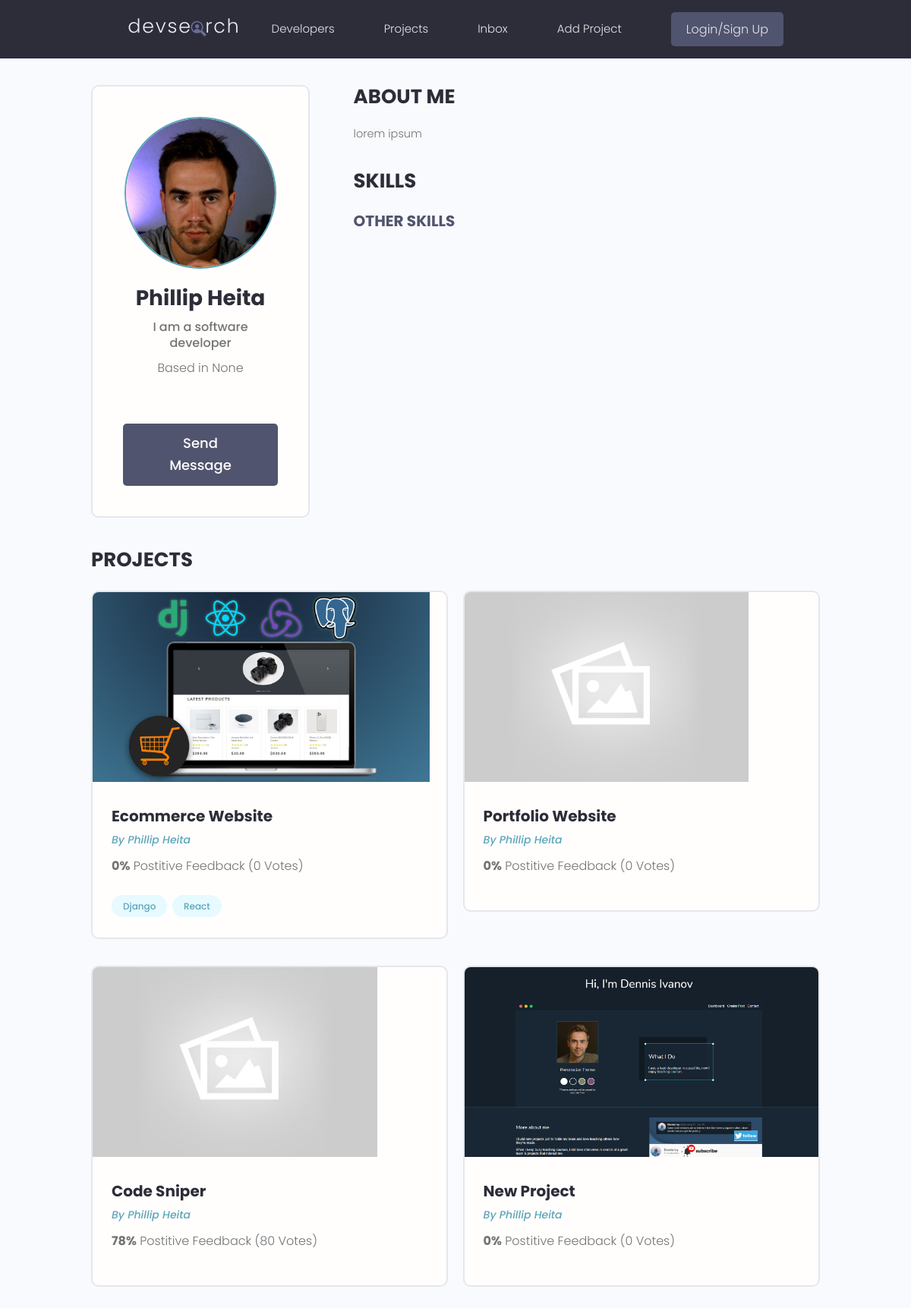
Before: /profile/976fc7e0-4618-470b-b252-f7fc9b55ff00/ with the older database file.
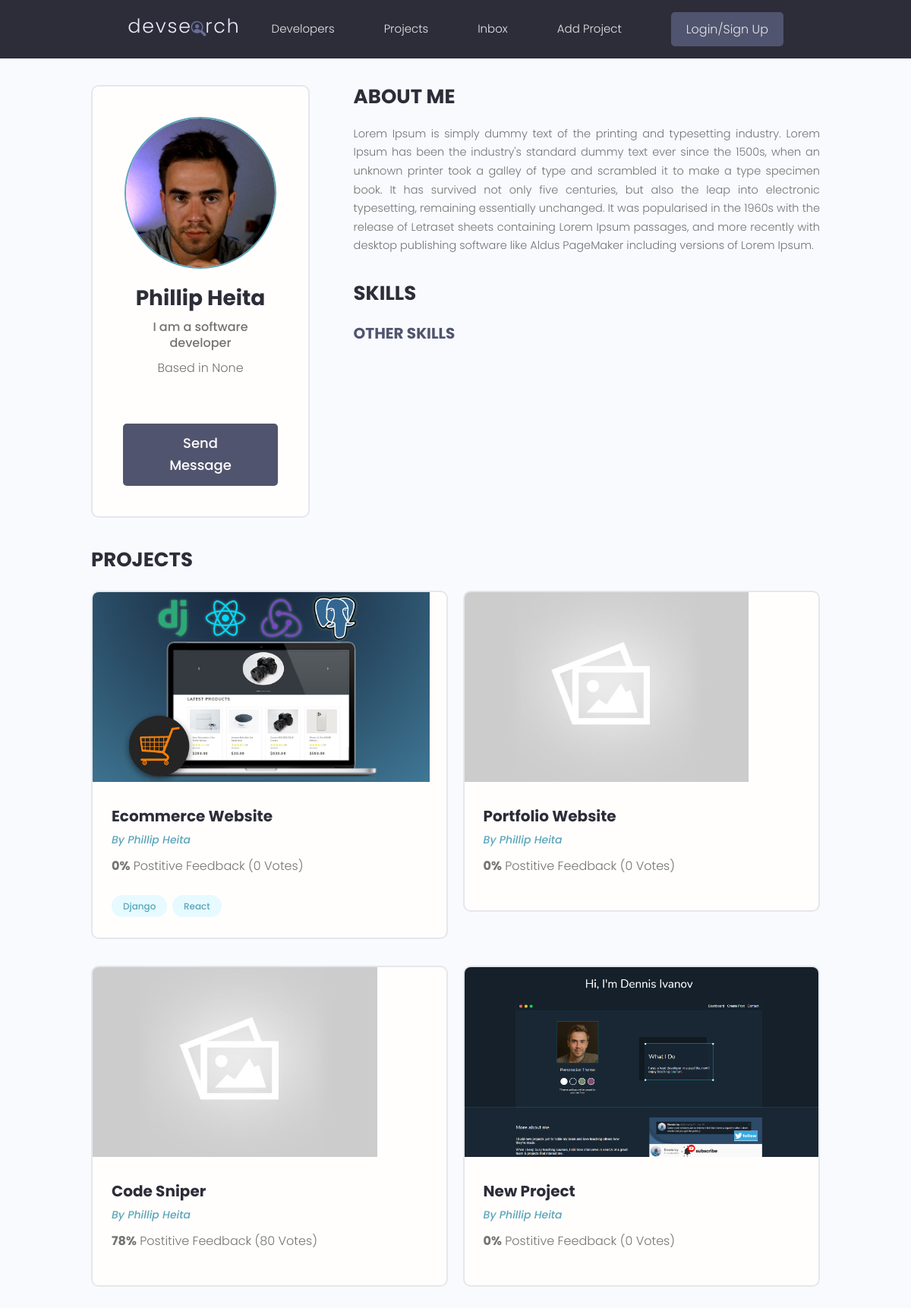
After: the same page with the newer database file.
### users/models.py (models this page shows, shortened)
class Profile(models.Model):
    user = models.OneToOneField(User, on_delete=models.CASCADE, null=True, blank=True)
    name = models.CharField(max_length=200, blank=True, null=True)
    email = models.EmailField(max_length=500, blank=True, null=True)
    username = models.CharField(max_length=200, null=True, blank=True)
    location = models.CharField(max_length=200, null=True, blank=True)
    short_intro = models.CharField(max_length=200, null=True, blank=True)
    bio = models.TextField(blank=True, null=True)
    profile_image = models.ImageField(null=True, blank = True, upload_to ='profiles/', default="profiles/user-default.png")
    social_github = models.CharField(max_length=200, blank=True, null=True)
    social_twitter = models.CharField(max_length=200, blank=True, null=True)
    social_linkedin = models.CharField(max_length=200, blank=True, null=True)
    social_youtube = models.CharField(max_length=200, blank=True, null=True)
    social_website = models.CharField(max_length=200, blank=True, null=True)
    id = models.UUIDField(default=uuid.uuid4, unique=True, primary_key=True, editable=False)

### users/views.py (the view)
# urls.py: path('profile/<str:pk>/', views.userProfile, name="user-profile"),
def userProfile(request, pk):
    profile = Profile.objects.get(id=pk)
    topSkills = profile.skill_set.exclude(description = "")
    otherSkills = profile.skill_set.filter(description = "")
    context = {'profile':profile,'topSkills':topSkills,'otherSkills':otherSkills}
    return render(request, 'users/user-profile.html', context)

### projects/models.py (called while the page is built)
    def __str__(self) -> str:
        return self.name

### users/templates/users/user-profile.html (shortened to what this page needs)
{% extends 'main.html' %}
{% block content %}
<main class="profile my-md">
    <div class="container">
      <div class="layout">
        <div class="column column--1of3">
          <div class="card text-center">
            <div class="card__body dev">
              <img class="avatar avatar--xl" src="{{ profile.profile_image.url }}" />
              <h2 class="dev__name">{{profile.name}}</h2>
              <p class="dev__title">{{profile.short_intro}}</p>
              <p class="dev__location">Based in {{profile.location}}</p>
              <a href="#" class="btn btn--sub btn--lg">Send Message </a>
            </div>
          </div>
        </div>
        <div class="column column--2of3">
          <div class="devInfo">
            <h3 class="devInfo__title">About Me</h3>
            <p class="devInfo__about">{{profile.bio}}</p>
          </div>
          <div class="devInfo">
            <h3 class="devInfo__title">Skills</h3>
              <h3 class="devInfo__subtitle">Other Skills</h3>
            </div>
          </div>
          <div class="devInfo">
            <h3 class="devInfo__title">Projects</h3>
            <div class="grid grid--two">
              {% for project in profile.project_set.all %}
              <div class="column">
                <div class="card project">
                  <a href="{% url 'project' project.id %}" class="project">
                    <img class="project__thumbnail" src="{{project.featured_image.url}}" alt="project thumbnail" />
                    <div class="card__body">
                      <h3 class="project__title">{{project.title}}</h3>
                      <p><a class="project__author" href="{% url 'user-profile' project.owner.id %}">By {{project.owner.name}}</a></p>
                      <p class="project--rating">
                        <span style="font-weight: bold;">{{project.vote_ratio}}%</span> Postitive
                        Feedback ({{project.vote_total}} Vote{{project.vote_total|pluralize:"s"}})
                      </p>
                      <div class="project__tags">
                        {% for tag in project.tags.all %}
                        <span class="tag tag--pill tag--main">
                          <small>{{tag}}</small>
                        </span>
                        {% endfor %}
                      </div>
                    </div>
                  </a>
                </div>
              </div>
              {% endfor %}
            </div>
          </div>
        </div>
      </div>
  </main>
{% endblock content %}

Changed rows visible on the page:
changed Profile "Phillip Heita": bio "lorem ipsum" → "Lorem Ipsum is simply dummy text of the printing and typesetting industry. Lorem Ipsum has been the industry's standard dummy text ever since the 1500s, when an unknown printer took a galley of type and scrambled it to make a type specimen book. It has survived not only five centuries, but also the leap into electronic typesetting, remaining essentially unchanged. It was popularised in the 1960s with the release of Letraset sheets containing Lorem Ipsum passages, and more recently with desktop publishing software like Aldus PageMaker including versions of Lorem Ipsum."
